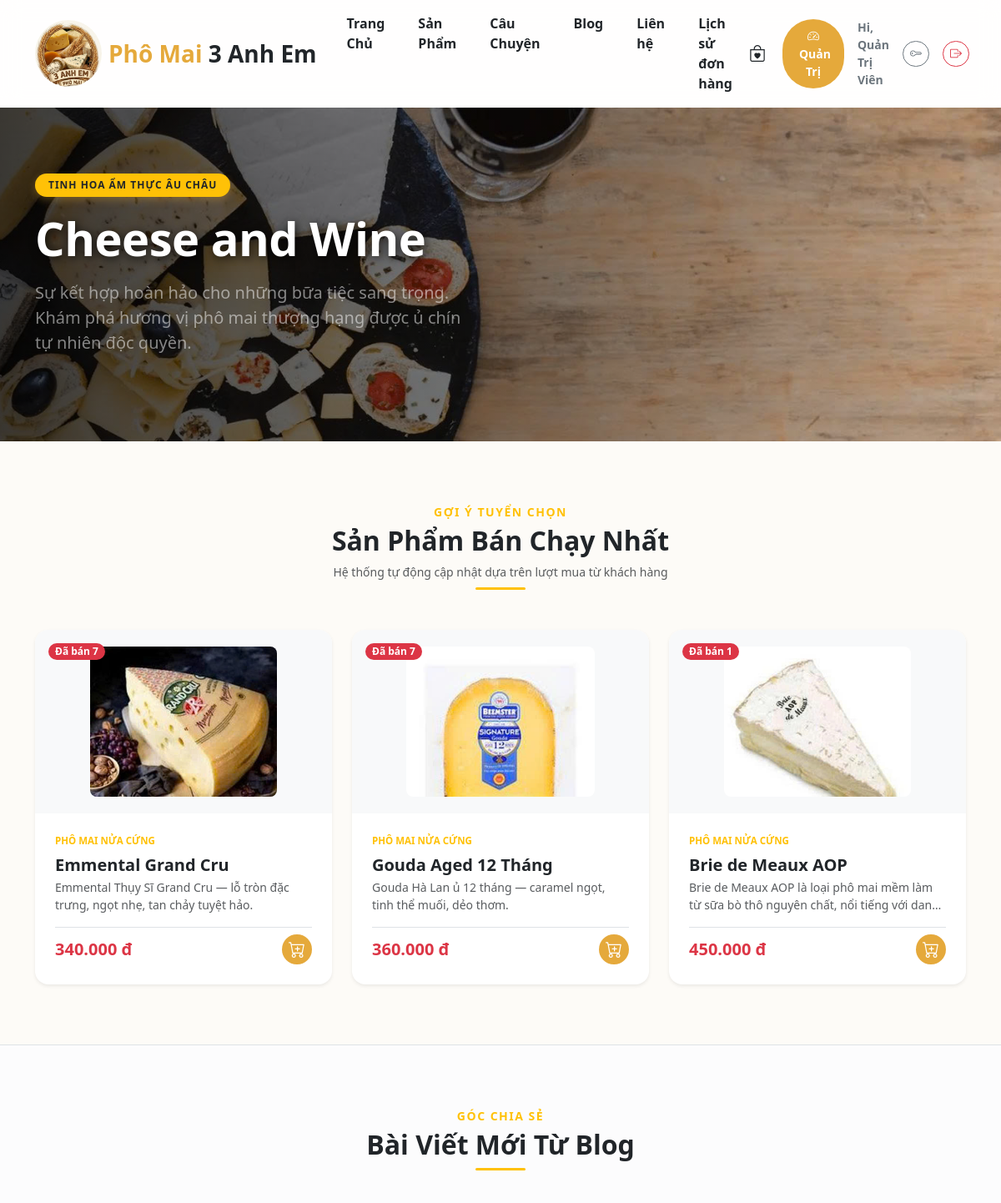
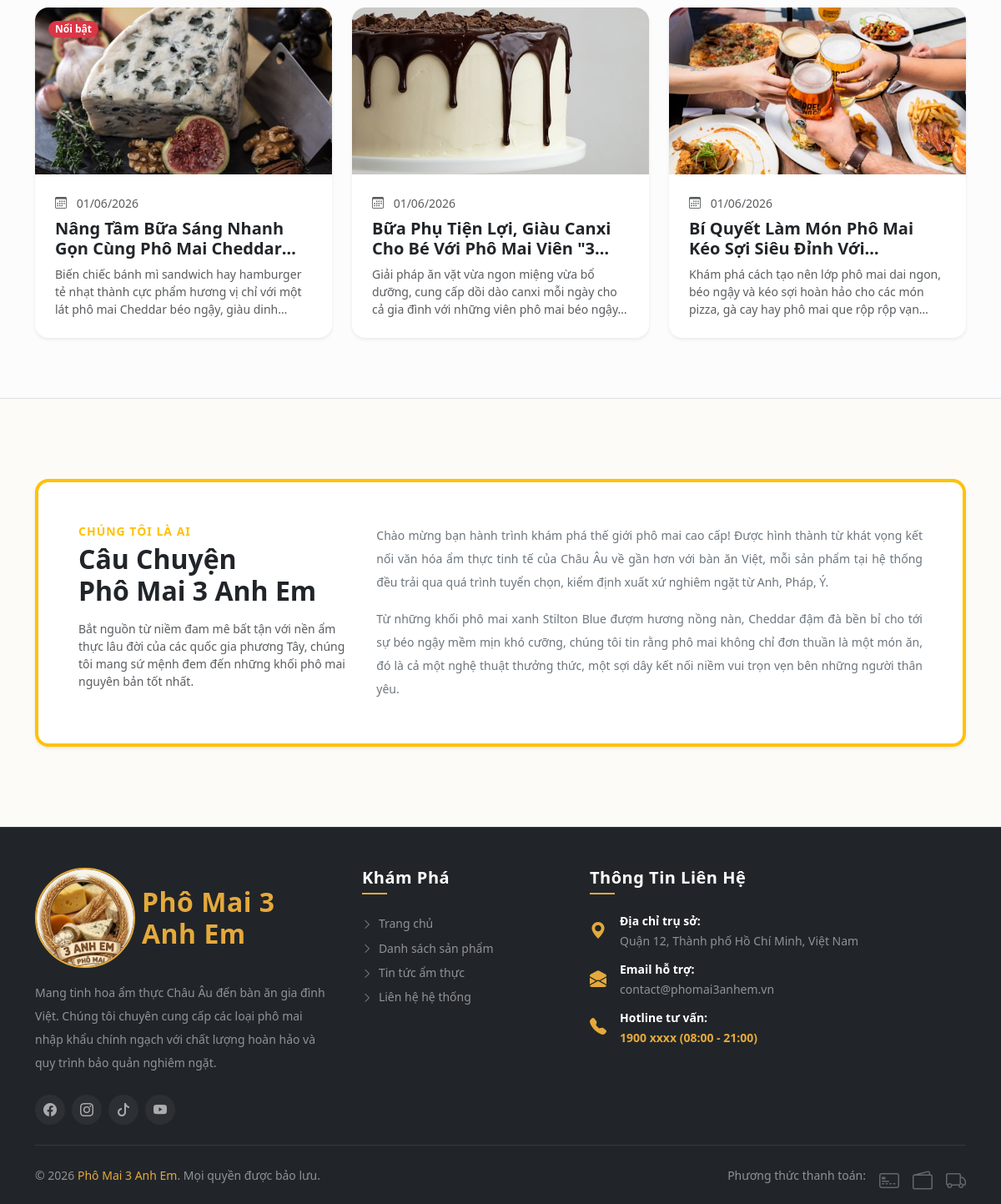
Screenshot of /phomai3anhem/index.php (signed in) with the database file from the repository (2 pictures, top to bottom).
### tables this page shows
CREATE TABLE `products` (
  `id` int(10) UNSIGNED NOT NULL,
  `category_id` int(10) UNSIGNED NOT NULL,
  `name` varchar(200) NOT NULL,
  `slug` varchar(220) NOT NULL,
  `description` text DEFAULT NULL,
  `short_desc` varchar(300) DEFAULT NULL,
  `price` decimal(12,0) NOT NULL,
  `original_price` decimal(12,0) DEFAULT NULL,
  `stock` int(10) UNSIGNED NOT NULL DEFAULT 0,
  `weight_gram` int(10) UNSIGNED DEFAULT NULL,
  `origin` varchar(100) DEFAULT NULL,
  `image` varchar(255) DEFAULT NULL,
  `is_featured` tinyint(1) NOT NULL DEFAULT 0,
  `is_active` tinyint(1) NOT NULL DEFAULT 1,
  `created_at` datetime NOT NULL DEFAULT current_timestamp(),
  `updated_at` datetime NOT NULL DEFAULT current_timestamp() ON UPDATE current_timestamp()
);

CREATE TABLE `categories` (
  `id` int(10) UNSIGNED NOT NULL,
  `name` varchar(100) NOT NULL,
  `slug` varchar(120) NOT NULL,
  `description` text DEFAULT NULL,
  `icon` varchar(50) DEFAULT NULL,
  `created_at` datetime NOT NULL DEFAULT current_timestamp()
);

CREATE TABLE `posts` (
  `id` int(11) NOT NULL,
  `title` varchar(255) NOT NULL,
  `slug` varchar(255) NOT NULL,
  `image` varchar(255) DEFAULT 'default-post.jpg',
  `summary` varchar(500) DEFAULT NULL,
  `content` text NOT NULL,
  `is_featured` tinyint(1) NOT NULL DEFAULT 0,
  `created_at` timestamp NOT NULL DEFAULT current_timestamp()
);

### phomai3anhem/index.php (the view, shortened to what this page needs)
<?php
include_once 'config/db.php';
include_once 'includes/header.php';
$query_top_selling = "
    SELECT p.*, c.name AS category_name, IFNULL(SUM(od.quantity), 0) AS total_sold
    FROM products p
    JOIN categories c ON p.category_id = c.id
    LEFT JOIN order_details od ON p.id = od.product_id
    LEFT JOIN orders o ON od.order_id = o.id AND o.status = 'completed'
    WHERE p.is_active = 1
    GROUP BY p.id
    ORDER BY total_sold DESC, p.id DESC
    LIMIT 3
";
$featured_products = $pdo->query($query_top_selling)->fetchAll();
try {
    $stmt_blog = $pdo->query("SELECT * FROM posts ORDER BY is_featured DESC, id DESC LIMIT 3");
    $latest_blogs = $stmt_blog->fetchAll();
} catch (PDOException $e) {
    $latest_blogs = [];
}
$banner_path = 'assets/img/background.jpg';
?>
<section class="position-relative d-flex align-items-center overflow-hidden"
         style="height: 50vh; background: url('<?php echo $banner_path; ?>') center/cover no-repeat;">
    <div class="position-absolute top-0 start-0 w-100 h-100"
         style="background: linear-gradient(90deg, rgba(0,0,0,0.75) 0%, rgba(0,0,0,0.4) 60%, rgba(0,0,0,0.1) 100%); z-index: 1;">
    </div>
    <div class="container position-relative text-white" style="z-index: 2;" data-aos="fade-right">
        <div class="row">
            <div class="col-md-8 col-lg-6">
                <span class="badge bg-warning text-dark text-uppercase fw-bold px-3 py-2 rounded-pill mb-3"
                      style="font-size: 0.75rem; letter-spacing: 1px; box-shadow: 0 4px 10px rgba(229,169,59,0.3);">
                    Tinh Hoa Ẩm Thực Âu Châu
                </span>
                <h1 class="display-4 fw-bold mb-3 text-white" style="text-shadow: 2px 2px 12px rgba(0,0,0,0.8); letter-spacing: -0.5px;">
                    Cheese and Wine
                </h1>
                <p class="lead mb-4 text-white-50" style="font-weight: 400; max-width: 95%;">
                    Sự kết hợp hoàn hảo cho những bữa tiệc sang trọng. Khám phá hương vị phô mai thượng hạng được ủ chín tự nhiên độc quyền.
                </p>
            </div>
        </div>
    </div>
</section>
<section class="container my-5 py-4">
    <div class="text-center mb-5" data-aos="fade-up">
        <span class="text-warning text-uppercase fw-bold small" style="letter-spacing: 1.5px;">Gợi Ý Tuyển Chọn</span>
        <h2 class="fw-bold text-dark mt-1">Sản Phẩm Bán Chạy Nhất</h2>
        <small class="text-muted d-block mt-1">Hệ thống tự động cập nhật dựa trên lượt mua từ khách hàng</small>
        <div class="mx-auto bg-warning mt-2" style="width: 60px; height: 3px; border-radius: 2px;"></div>
    </div>
    <div class="row g-4 justify-content-center">
        <?php if (count($featured_products) > 0): ?>
            <?php foreach($featured_products as $prod): ?>
                <div class="col-md-4 col-sm-6" data-aos="fade-up">
                    <div class="card h-100 border-0 shadow-sm rounded-4 overflow-hidden bg-white product-card-hover">
                        <div class="position-relative bg-light text-center p-3 d-flex align-items-center justify-content-center" style="height: 220px;">
                            <?php if ($prod['total_sold'] > 0): ?>
                                <span class="position-absolute top-0 start-0 m-3 badge bg-danger px-2 py-1 small rounded-pill" style="z-index: 2;">
                                    Đã bán <?php echo $prod['total_sold']; ?>
                                </span>
                            <?php else: ?>
                                <span class="position-absolute top-0 start-0 m-3 badge bg-secondary px-2 py-1 small rounded-pill" style="z-index: 2;">
                                    Bán chạy
                                </span>
                            <?php endif; ?>
                            <a href="chitietsanpham.php?id=<?php echo $prod['id']; ?>" class="w-100 h-100 d-flex align-items-center justify-content-center home-img-container">
                                <?php
                                $img = (!empty($prod['image']) && file_exists('assets/img/'.$prod['image'])) ? 'assets/img/'.$prod['image'] : 'https://images.unsplash.com/photo-1528750994863-30f4a7c05267?q=80&w=400';
                                ?>
                                <img src="<?php echo $img; ?>" class="img-fluid rounded-3" style="max-height: 180px; object-fit: contain;" alt="<?php echo htmlspecialchars($prod['name']); ?>">
                            </a>
                        </div>
                        <div class="card-body d-flex flex-column p-4">
                            <span class="text-uppercase text-warning fw-bold mb-1" style="font-size: 0.72rem;"><?php echo htmlspecialchars($prod['category_name']); ?></span>
                            <h5 class="fw-bold my-1 home-prod-title">
                                <a href="chitietsanpham.php?id=<?php echo $prod['id']; ?>" class="text-decoration-none text-dark hover-gold transition-color">
                                    <?php echo htmlspecialchars($prod['name']); ?>
                                </a>
                            </h5>
                            <p class="text-muted small mb-3 flex-grow-1 text-truncate-2"><?php echo htmlspecialchars($prod['short_desc']); ?></p>
                            <div class="d-flex align-items-center justify-content-between pt-2 border-top mt-auto">
                                <span class="fw-bold text-danger fs-5"><?php echo number_format($prod['price'], 0, ',', '.'); ?> đ</span>
                                <form class="ajax-home-cart">
                                    <button type="submit" class="btn btn-sm btn-gold p-2 lh-1 rounded-circle" title="Thêm vào giỏ hàng">
                                        <i class="bi bi-cart-plus fs-5"></i>
                                    </button>
                                </form>
                            </div>
                        </div>
                    </div>
                </div>
            <?php endforeach; ?>
        <?php else: ?>
            <div class="col-12 text-center text-muted py-4">
                <p>Chưa có dữ liệu sản phẩm bán chạy.</p>
            </div>
        <?php endif; ?>
    </div>
</section>
<section class="bg-light-subtle py-5 border-top border-bottom">
    <div class="container my-4">
        <div class="text-center mb-5" data-aos="fade-up">
            <span class="text-warning text-uppercase fw-bold small" style="letter-spacing: 1.5px;">Góc Chia Sẻ</span>
            <h2 class="fw-bold text-dark mt-1">Bài Viết Mới Từ Blog</h2>
            <div class="mx-auto bg-warning mt-2" style="width: 60px; height: 3px; border-radius: 2px;"></div>
        </div>
        <div class="row g-4 justify-content-center">
            <?php if (count($latest_blogs) > 0): ?>
                <?php foreach($latest_blogs as $blog): ?>
                    <div class="col-md-4" data-aos="fade-up">
                        <div class="card h-100 border-0 shadow-sm rounded-4 overflow-hidden bg-white product-card-hover">
                            <div style="height: 200px; overflow:hidden;" class="position-relative">
                                <?php if (isset($blog['is_featured']) && $blog['is_featured'] == 1): ?>
                                    <span class="position-absolute top-0 start-0 m-3 badge bg-danger px-2 py-1 small rounded-pill" style="z-index: 2;">Nổi bật</span>
                                <?php endif; ?>
                                <?php
                                $blog_img = (!empty($blog['image']) && file_exists('assets/img/'.$blog['image']) && $blog['image'] != 'default-post.jpg')
                                            ? 'assets/img/'.$blog['image']
                                            : 'https://images.unsplash.com/photo-1532634922-8fe0b757fb13?q=80&w=500';
                                ?>
                                <img src="<?php echo $blog_img; ?>" class="w-100 h-100" style="object-fit: cover;" alt="<?php echo htmlspecialchars($blog['title'] ?? 'Blog Image'); ?>">
                            </div>
                            <div class="card-body p-4">
                                <small class="text-muted d-block mb-2">
                                    <i class="bi bi-calendar3 me-2"></i>
                                    <?php echo date('d/m/Y', strtotime($blog['created_at'] ?? 'now')); ?>
                                </small>
                                <h5 class="fw-bold text-dark mb-2 text-truncate-2">
                                    <a href="chitietblog.php?id=<?php echo $blog['id']; ?>" class="text-decoration-none text-dark hover-gold">
                                        <?php echo htmlspecialchars($blog['title'] ?? 'Tiêu đề bài viết'); ?>
                                    </a>
                                </h5>
                                <p class="text-muted small text-truncate-3 mb-0"><?php echo htmlspecialchars($blog['summary'] ?? 'Nội dung tóm tắt bài viết...'); ?></p>
                            </div>
                        </div>
                    </div>
                <?php endforeach; ?>
            <?php endif; ?>
        </div>
    </div>
</section>
<section id="about" class="container my-5 py-5">
    <div class="glass-card p-4 p-md-5 position-relative border-start border-warning border-4 shadow-sm bg-white" data-aos="fade-up">
        <div class="row align-items-center g-4">
            <div class="col-lg-4 text-center text-lg-start">
                <span class="text-warning text-uppercase fw-bold small d-block mb-1" style="letter-spacing: 1px;">Chúng Tôi Là Ai</span>
                <h2 class="fw-bold text-dark mb-3">Câu Chuyện <br>Phô Mai 3 Anh Em</h2>
                <p class="text-muted small">Bắt nguồn từ niềm đam mê bất tận với nền ẩm thực lâu đời của các quốc gia phương Tây, chúng tôi mang sứ mệnh đem đến những khối phô mai nguyên bản tốt nhất.</p>
            </div>
            <div class="col-lg-8 border-lg-start ps-lg-4">
                <div class="text-secondary lh-lg small" style="text-align: justify;">
                    <p>Chào mừng bạn hành trình khám phá thế giới phô mai cao cấp! Được hình thành từ khát vọng kết nối văn hóa ẩm thực tinh tế của Châu Âu về gần hơn với bàn ăn Việt, mỗi sản phẩm tại hệ thống đều trải qua quá trình tuyển chọn, kiểm định xuất xứ nghiêm ngặt từ Anh, Pháp, Ý.</p>
                    <p class="mb-0">Từ những khối phô mai xanh Stilton Blue đượm hương nồng nàn, Cheddar đậm đà bền bỉ cho tới sự béo ngậy mềm mịn khó cưỡng, chúng tôi tin rằng phô mai không chỉ đơn thuần là một món ăn, đó là cả một nghệ thuật thưởng thức, một sợi dây kết nối niềm vui trọn vẹn bên những người thân yêu.</p>
                </div>
            </div>
        </div>
    </div>
</section>
<?php include_once 'includes/footer.php'; ?>

### phomai3anhem/includes/header.php (style rules this page uses)
:root { --primary-gold: #E5A93B; --bg-cream: #FDFBF7; --text-charcoal: #2C2C2C; --glass-bg: rgba(255, 255, 255, 0.8); --glass-border: rgba(255, 255, 255, 0.4); --glass-blur: blur(12px); }
body { background-color: var(--bg-cream); color: var(--text-charcoal); font-family: 'Segoe UI', Tahoma, Geneva, Verdana, sans-serif; overflow-x: hidden; }
.glass-card { background: var(--glass-bg); backdrop-filter: var(--glass-blur); -webkit-backdrop-filter: var(--glass-blur); border: 1px solid var(--glass-border); border-radius: 16px; box-shadow: 0 8px 32px 0 rgba(0, 0, 0, 0.04); }
.btn-gold { background-color: var(--primary-gold); color: #ffffff; border-radius: 30px; padding: 10px 24px; font-weight: 600; border: none; transition: all 0.3s ease; }
.product-card-hover { transition: transform 0.4s cubic-bezier(0.165, 0.84, 0.44, 1), box-shadow 0.4s ease; }

### phomai3anhem/index.php (style rules this page uses)
.text-truncate-2 { display: -webkit-box; -webkit-line-clamp: 2; -webkit-box-orient: vertical; overflow: hidden; }
.text-truncate-3 { display: -webkit-box; -webkit-line-clamp: 3; -webkit-box-orient: vertical; overflow: hidden; }
.home-img-container img { transition: transform 0.4s ease; }

### rows the page displays
products: total_sold "7", image (picture), category.name "PHÔ MAI NỬA CỨNG", name "Emmental Grand Cru", short_desc "Emmental Thụy Sĩ Grand Cru — lỗ tròn đặc trưng, ngọt nhẹ, tan chảy tuyệt hảo.", price "340.000"
products: total_sold "7", image (picture), category.name "PHÔ MAI NỬA CỨNG", name "Gouda Aged 12 Tháng", short_desc "Gouda Hà Lan ủ 12 tháng — caramel ngọt, tinh thể muối, dẻo thơm.", price "360.000"
products: total_sold "1", image (picture), category.name "PHÔ MAI NỬA CỨNG", name "Brie de Meaux AOP", short_desc "Brie de Meaux AOP là loại phô mai mềm làm từ sữa bò thô nguyên chất, nổi tiếng với…", price "450.000"
posts: is_featured "Nổi bật", image (picture), created_at "01/06/2026", title "Nâng Tầm Bữa Sáng Nhanh Gọn Cùng Phô Mai…", summary "Biến chiếc bánh mì sandwich hay hamburger tẻ nhạt thành cực phẩm hương vị chỉ với một lát phô mai Cheddar béo ngậy, giàu…"
posts: image (picture), created_at "01/06/2026", title "Bữa Phụ Tiện Lợi, Giàu Canxi Cho Bé Với Phô Mai Viên…", summary "Giải pháp ăn vặt vừa ngon miệng vừa bổ dưỡng, cung cấp dồi dào canxi mỗi ngày cho cả gia đình với những viên phô mai béo…"
posts: image (picture), created_at "01/06/2026", title "Bí Quyết Làm Món Phô Mai Kéo Sợi Siêu Đỉnh…", summary "Khám phá cách tạo nên lớp phô mai dai ngon, béo ngậy và kéo sợi hoàn hảo cho các món pizza, gà cay hay phô mai que rộp rộp…"

### other values shown
$_SESSION['user_name'] "Quản Trị Viên"
